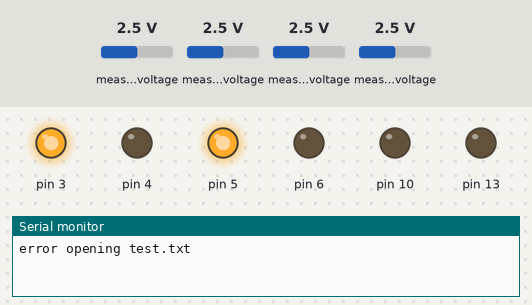
Recording of a sketch running on a simulated Arduino Uno, built with avr-gcc and run on an emulated ATmega328P. Parts: output pins drawn as LEDs (lit = HIGH), the last lines printed to the serial monitor. The inputs (shaded band) are chosen by the test bench; at power-on: measured voltage 2.5 V. Sleep ends after the set time or at an interrupt; the local clock reads 2024-03-15 10:24:30 at power-on unless the sketch sets it; storage starts empty; EEPROM starts erased.

Above: at 0.13 s.
At 4.4 s:
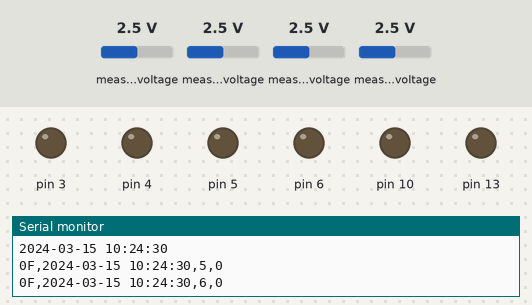
At 8.69 s:
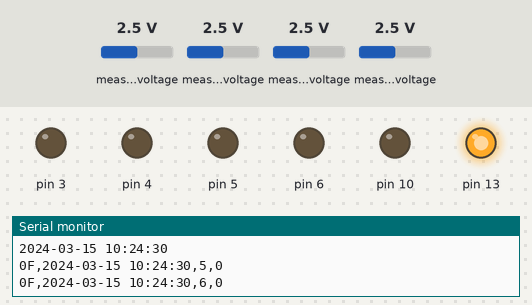
At 8.9 s:
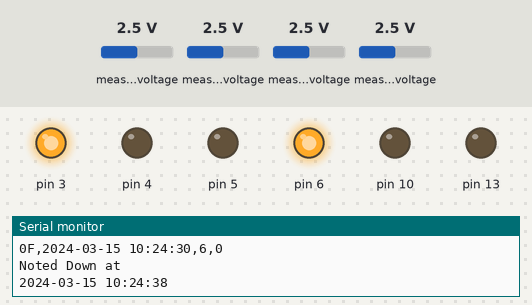
Timing chart, 0 to 11.8 s (numbered marks = the images above):
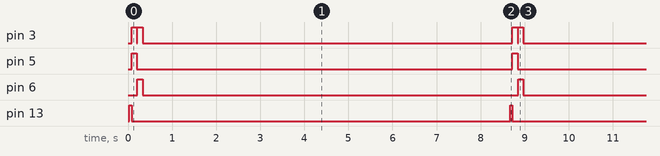

The sketch:

ver003sub1.ino
```cpp
#include <EEPROM.h>
#include <SD.h>
#include <Wire.h>
#include <Adafruit_ADS1015.h>
#include <stdio.h>
#include <DS1302.h>
Adafruit_ADS1115 ads1115;
#include <avr/sleep.h>
#include <avr/wdt.h>

//***************************Macro definition**********************
#define SN_ADD1    (0x00)
#define SN1        (0x00)
#define SN_ADD2    (0x01)
#define SN2        (0x0f)
#define CLK_COUNT  (0x05)
#define CLK_INI    (0x10)

File myFile;
int SD_SE=4;


namespace {

// Set the appropriate digital I/O pin connections. These are the pin
// assignments for the Arduino as well for as the DS1302 chip. See the DS1302
// datasheet:
//
//   http://datasheets.maximintegrated.com/en/ds/DS1302.pdf
const int kCePin   = 7;  // Chip Enable
const int kIoPin   = 8;  // Input/Output
const int kSclkPin = 9;  // Serial Clock

// Create a DS1302 object.
DS1302 rtc(kCePin, kIoPin, kSclkPin);

String dayAsString(const Time::Day day) {
  switch (day) {
    case Time::kSunday: return "Sunday";
    case Time::kMonday: return "Monday";
    case Time::kTuesday: return "Tuesday";
    case Time::kWednesday: return "Wednesday";
    case Time::kThursday: return "Thursday";
    case Time::kFriday: return "Friday";
    case Time::kSaturday: return "Saturday";
  }
  return "(unknown day)";
}

int printTime(char option) {
  // Get the current time and date from the chip.
  Time t = rtc.time();

  // Name the day of the week.
  const String day = dayAsString(t.day);

  // Format the time and date and insert into the temporary buffer.
//  char buf[50];
 // snprintf(buf, sizeof(buf), "%s %04d-%02d-%02d %02d:%02d:%02d",
  //         day.c_str(),
   //        t.yr, t.mon, t.date,
    //       t.hr, t.min, t.sec);

  // Print the formatted string to serial so we can see the time.
//  Serial.println(buf);
  switch(option){
    case 'Y':
        return t.yr;
    case 'M':
        return t.mon;
    case 'D':
        return t.date;
    case 'H':
        return t.hr;
    case 'm':
        return t.min;
    case 's':
        return t.sec;
    default:
        return t.mon;
  }


}

}  // namespace

void EE_ini_(){
  EEPROM.write(SN_ADD1,SN1);
  EEPROM.write(SN_ADD2,SN2);
//  EEPROM.write(RCD_COUNT,0);
}


//****************************Macro definition end*************************

//****************************clock system******************
int chkClock(){
  int  roof=EEPROM.read(CLK_COUNT);
  int i=0;
  int addr=EEPROM.read(CLK_INI);
  int currentTime=printTime('H')*60+printTime('m');
  Serial.print("Now is");
  Serial.println(currentTime);
  int clockTime=0;
  for (i=0;i<roof;i++){
    clockTime=EEPROM.read(i*2+addr)*60+EEPROM.read(i*2+addr+1);
    Serial.print("Now check");
    Serial.println(clockTime);
    if (clockTime==currentTime || abs(clockTime+24*60-currentTime)<1){

      return 1;
    }

}
return 0;
}

//***************************Note System***********************
int noteDown(int sn){
  analogWrite(3,255);
  analogWrite(sn,255);
  ads1115.begin();
  delay(50);

  Time t=rtc.time();
  const String day = dayAsString(t.day);
  char buf[50];
  snprintf(buf, sizeof(buf), "%04d-%02d-%02d %02d:%02d:%02d",

           t.yr, t.mon, t.date,
           t.hr, t.min, t.sec);


  int16_t results;
  if (sn==6){
  results=-ads1115.readADC_Differential_0_1();}
  else{
  results=-ads1115.readADC_Differential_2_3();
  }
  delay(50);
  analogWrite(3,0);
  analogWrite(sn,0);
  myFile = SD.open("DATA.txt", FILE_WRITE);
  if (myFile){
  myFile.print(EEPROM.read(SN_ADD1),HEX);
  myFile.print(EEPROM.read(SN_ADD2),HEX);
  myFile.print(",");
  myFile.print(buf);
  myFile.print(",");
  myFile.print(sn);
  myFile.print(",");
  myFile.println(results);
  myFile.close();
  Serial.println("Noted Down at");
  Serial.println(buf);
  return 0;
  }
}

void noteShow(){
   myFile=SD.open("DATA.txt");
   while(myFile.available()){
     Serial.write(myFile.read());
   }
   myFile.close();
   return;
}


//***************************Watch dog system**********************
// watchdog interrupt
ISR (WDT_vect)
{
   wdt_disable();  // disable watchdog
}  // end of WDT_vect
//***************************watch dog system end*****************


//****************************Communication system************************


void setup(void){
  Serial.begin(9600);
  int read_i=0;
  EE_ini_();
  char buf[5];
  rtc.writeProtect(true);
  rtc.halt(false);
  pinMode(13,OUTPUT);
  pinMode(3,OUTPUT);
  pinMode(6,OUTPUT);
  pinMode(5,OUTPUT);
  pinMode(10, OUTPUT);
  pinMode(4, OUTPUT);
  digitalWrite(4,LOW);
  digitalWrite(13,LOW);
  analogWrite(3,0);
  analogWrite(5,0);
  analogWrite(6,0);


  if (!SD.begin(SD_SE)) {

    Serial.println("ini error");
  }

 myFile = SD.open("CLOCK.txt");
  int i=0;
  if (myFile) {
    Serial.println("test.txt:");
    while (myFile.available()) {
    	if (myFile.read()==';'){
           buf[0]=myFile.read();
           buf[1]=myFile.read();
           buf[2]=myFile.read();
           buf[3]=myFile.read();
           EEPROM.write(EEPROM.read(CLK_INI)+2*i,(buf[0]-'0')*10+buf[1]-'0');
           EEPROM.write(EEPROM.read(CLK_INI)+2*i+1,(buf[2]-'0')*10+buf[3]-'0');
           i++;
       }

    }
     EEPROM.write(CLK_COUNT,i);
    // close the file:
    myFile.close();
  } else {
  	// if the file didn't open, print an error:
    Serial.println("error opening test.txt");
  }
int n=i;


Wire.begin();

}


void loop(){


  digitalWrite(13,HIGH);
  delay(50);
  digitalWrite(13,LOW);

  noteDown(5);
  noteDown(6);

  noteShow();

  delay(100);


  // disable ADC
  ADCSRA = 0;

  // clear various "reset" flags
  MCUSR = 0;
  // allow changes, disable reset
  WDTCSR = bit (WDCE) | bit (WDE);
  // set interrupt mode and an interval
  WDTCSR = bit (WDIE) | bit (WDP3) | bit (WDP0);    // set WDIE, and 8 seconds delay
  wdt_reset();  // pat the dog

  set_sleep_mode (SLEEP_MODE_PWR_DOWN);
  sleep_enable();

  // turn off brown-out enable in software
  MCUCR = bit (BODS) | bit (BODSE);
  MCUCR = bit (BODS);
  sleep_cpu ();

  // cancel sleep as a precaution
  sleep_disable();


}
```

Measured:
- by itself, pin 3: repeats every 8.6 s: LOW 0.01 s, HIGH 0.12 s, LOW 8.4 s, HIGH 0.12 s
- by itself, pin 5, pin 6: alternates HIGH for 0.12 s and LOW for 8.9 s
- by itself, pin 13: alternates HIGH for 0.05 s and LOW for 9.0 s
